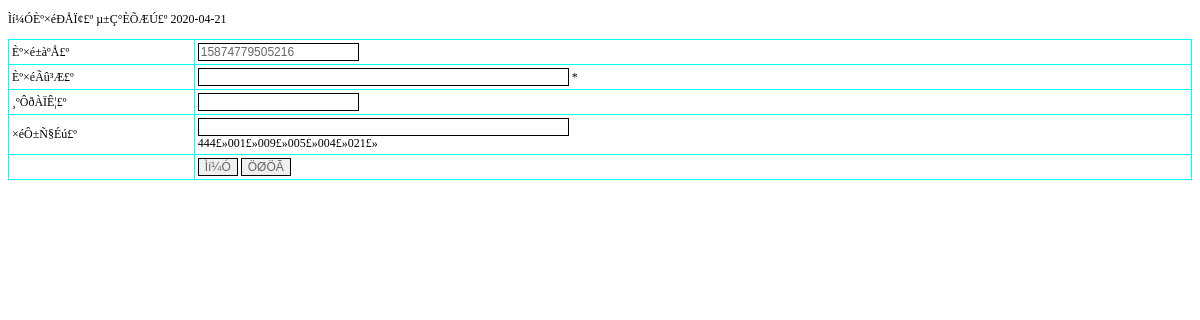
The page /qunzuxinxi_add.php on the database its author committed.
### tables this page shows
CREATE TABLE `xueshengxinxi` (
  `id` int(11) NOT NULL AUTO_INCREMENT,
  `yonghuming` varchar(50) DEFAULT NULL,
  `mima` varchar(50) DEFAULT NULL,
  `xingming` varchar(50) DEFAULT NULL,
  `xingbie` varchar(50) DEFAULT NULL,
  `nianling` varchar(50) DEFAULT NULL,
  `banji` varchar(50) DEFAULT NULL,
  `lianxifangshi` varchar(50) DEFAULT NULL,
  `youxiang` varchar(50) DEFAULT NULL,
  `beizhu` varchar(500) DEFAULT NULL,
  `addtime` timestamp NOT NULL DEFAULT CURRENT_TIMESTAMP,
  PRIMARY KEY (`id`)
);

### conn.php (called while the page is built, shortened)
				<?php
function makefilename2(){
   $str = "0123456789";
	$n = 4;
	$len = strlen($str)-1;
	for($i=0 ; $i<$n; $i++){
	$s .=  $str[rand(0,$len)];
	}
	$timestamp=time();
   return $timestamp.$s;
}
?>

### qunzuxinxi_add.php (the view, shortened to what this page needs)
<?php
include_once 'conn.php';
$ndate =date("Y-m-d");
?>
<!DOCTYPE html PUBLIC "-//W3C//DTD XHTML 1.0 Transitional//EN" "http://www.w3.org/TR/xhtml1/DTD/xhtml1-transitional.dtd">
<html xmlns="http://www.w3.org/1999/xhtml">
<head>
<link rel="stylesheet" href="css.css" type="text/css">
</head>
<body>
<p>Ìí¼ÓÈº×éÐÅÏ¢£º µ±Ç°ÈÕÆÚ£º <?php echo $ndate; ?></p>
<form id="form1" name="form1" method="post" action="?id=<?php echo $_GET["id"]?>">
<table width="100%" border="1" align="center" cellpadding="3" cellspacing="1" bordercolor="#00FFFF" style="border-collapse:collapse">
	<tr><td>Èº×é±àºÅ£º</td><td><input name='qunzubianhao' type='text' id='qunzubianhao' value='<?php echo makefilename2()?>' style='border:solid 1px #000000; color:#666666' /></td></tr>
    <tr><td>Èº×éÃû³Æ£º</td><td><input name='qunzumingcheng' type='text' id='qunzumingcheng' value='' size='50' style='border:solid 1px #000000; color:#666666'  />&nbsp;*</td></tr>
    <tr><td>¸ºÔðÀÏÊ¦£º</td><td><input name='fuzelaoshi' type='text' id='fuzelaoshi' value='<?php echo $_SESSION['username'];?>' style='border:solid 1px #000000; color:#666666' readonly='readonly' /></td></tr>
    <tr><td>×éÔ±Ñ§Éú£º</td><td><input name='zuyuanxuesheng' type='text' id='zuyuanxuesheng' value='' size='50' style='border:solid 1px #000000; color:#666666' readonly='readonly' /><br><?php $sqlxiaduo="select yonghuming from xueshengxinxi order by id desc";$queryxiaduo=mysql_query($sqlxiaduo);$rowscountxiaduo=mysql_num_rows($queryxiaduo);for($ixiaduo=0;$ixiaduo<$rowscountxiaduo;$ixiaduo++){?><a onClick="hsgxia2shxurxu('<?php echo mysql_result($queryxiaduo,$ixiaduo,"yonghuming");?>','zuyuanxuesheng')" style="cursor:pointer"><?php echo mysql_result($queryxiaduo,$ixiaduo,"yonghuming");?></a>£»<?php }?></td></tr>
    <tr>
      <td>&nbsp;</td>
      <td><input type="hidden" name="addnew" value="1" />
        <input type="submit" name="Submit" value="Ìí¼Ó" onclick="return check();"  style='border:solid 1px #000000; color:#666666' />
      <input type="reset" name="Submit2" value="ÖØÖÃ" style='border:solid 1px #000000; color:#666666' /></td>
    </tr>
  </table>
</form>
<p>&nbsp;</p>
</body>
</html>

### css.css (style rules this page uses)
BODY { FONT-SIZE: 12px }
P { FONT-SIZE: 12px }
TD { FONT-SIZE: 12px }
INPUT { FONT-SIZE: 12px }

### rows shown on the page
xueshengxinxi: yonghuming "444"
xueshengxinxi: yonghuming "001"
xueshengxinxi: yonghuming "009"
xueshengxinxi: yonghuming "005"
xueshengxinxi: yonghuming "004"
xueshengxinxi: yonghuming "021"
